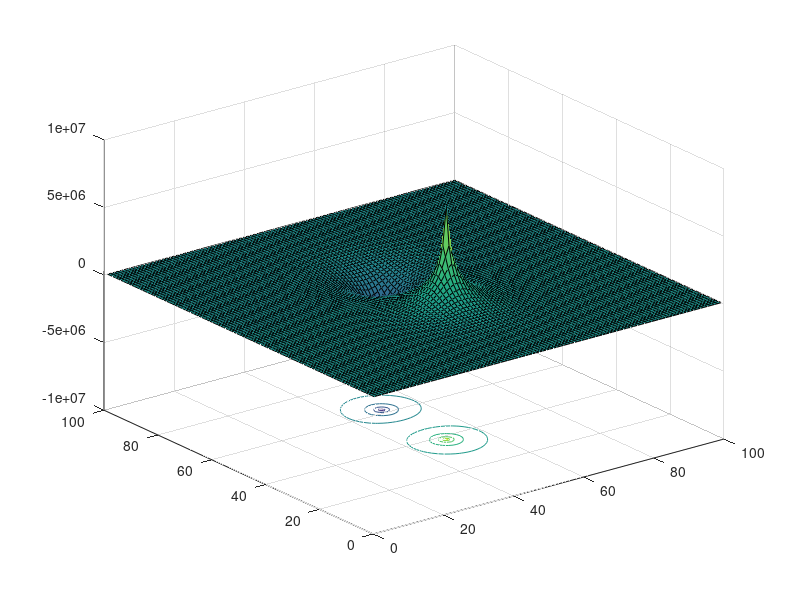
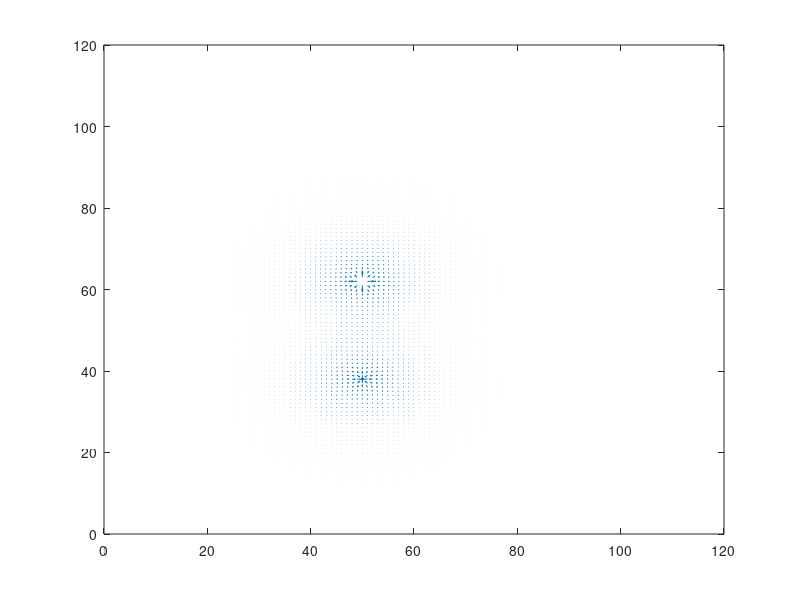

These figures' MATLAB source, in order:
function poisson_potenziale
%% Problema di poisson
%data la carica matrice charge, calcolo il potenziale
M = 100;%scatola 2D quadrata lato 100
e_0 = 8.854187e-12; %costante epsilon zero
q = 0.0001; %valore della carica

V = zeros(M,M); %Matrice del potenziale
charge = zeros(M,M); %Matrice della carica nella scatola, iniziale a 0
% IN GENERALE DA CAMBIARE SOLO LA DISTRIBUZIONE DI CARICA.

%% CONDENSATORE
%charge(30,20:80) = -q; %carica sulla 30-esima riga 
%charge(70,20:80) = q; %carica sulla 70-esima riga


%% DIPOLO ELETTRICO
charge(38,50) = q;
charge(62,50) = -q;

%% ESERCIZIO 11 RACCOLTA ESAME: CARICA AL CENTRO DELLA GRIGLIA 
%charge(50,50) = q;

%CRITERIO DI CONVERGENZA
epsilon = 0.001; %errore (assoluto = relativo)
max_deltaMatrice = epsilon; %valore massimo della matrice delta
maxV = 0; %per la componente di errore relativo di "delta"
delta_matrice = zeros(M,M); %(preallocazione per efficienza)

figure(1)
while(max_deltaMatrice >= epsilon + epsilon * maxV)%condizione di convergenza
    %massimo della matrice V
    maxV = max(max(V));%max(matrice) è vettore contenente il max per ogni colonna

    i = 2:M-1; 
    j = 2:M-1;
    Vn = V(i,j); %V al passo precedente
    V(i,j) = 0.25*(V(i+1,j)+V(i-1,j)+V(i,j+1)+V(i,j-1))+ 1/(4*e_0)*charge(i,j);%calcolo con Gauss-Seidel
    %sarebbe: V(2:M-1, 2:M-1) = 0.25*(V(3:M, 2:M-1) +V(1:M-2, 2:M-1) +V(2:M-1, 3:M) +V(2:M-1, 1:M-2)) +1/(4*e_0)*charge(2:M-1, 2:M-1); 
    delta_matrice(i,j) = abs(V(i,j)-Vn);  %differenza fra passo precente e successivo

    max_deltaMatrice = max(max(delta_matrice));
    %figure(f1);
    surfc(V);
    drawnow;
end
[Ex, Ey] = gradient(V);
figure(2)
quiver(linspace(1,M),linspace(1,M),Ex,Ey);
%plot(linspace(1,M), -Ex(:,50));

%% Problema di laplace
% fissato il potenziale sulle armature calcolo il potenziale negli altri punti del piano
% per farlo andare commentare solo il ciclo while qui precedente
%{
v = 100;
potential = zeros(M,M);
potential(30,20:80) = -v;
potential(70,20:80) = v;

f1 = figure;

while(max_deltaMatrice >= epsilon + epsilon * maxV)
    maxV = max(max(potential));
    for i = 2:M-1    
        for j = 2:M-1
            if(i == 30 && j >= 20 && j <= 80 || i == 70 && j >= 20 && j <= 80)
                continue;
            end

            vn = potential(i,j);
            potential(i,j) = 0.25*(potential(i+1,j)+potential(i-1,j)+potential(i,j+1)+potential(i,j-1));
            delta_matrice(i,j) = abs(potential(i,j)-vn);
        end
    end
    
    max_deltaMatrice = max(max(delta_matrice));
    figure(f1);
    surfc(potential);
    drawnow;

end
%}

%{
[Ex, Ey] = - gradient(potential);
E_inside = E(50,50)
drawnow;
%}